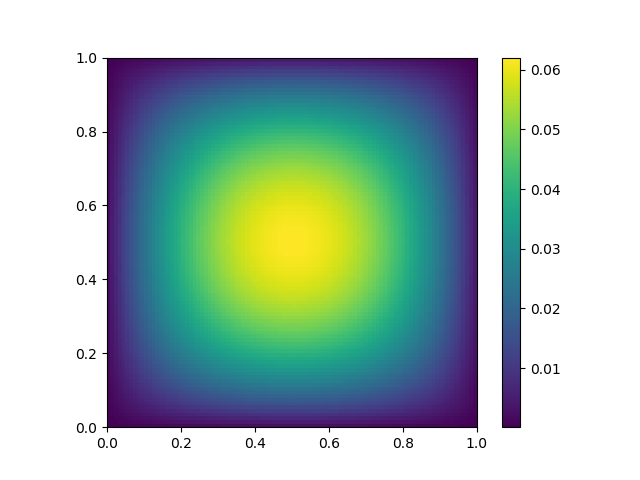

Write Python code to recreate this figure.
import math
import numpy as np
import matplotlib.pyplot as plt
from mpl_toolkits.mplot3d import Axes3D

class SOR:
	def __init__(self, A, x, b, omega, error, iters):
		self.A = A # 不変
		self.x = x # 更新値
		self.b = b # 不変
		self.omega = omega # 不変
		self.error = error
		self.iters = iters

	def step(self):
		for i in range(self.x.shape[0]):
			if i == 0:
				self.x[i] = self.x[i] + self.omega * (self.b[i] - np.dot(self.A[i, :], self.x[:])) / self.A[i, i]
			else:
				self.x[i] = self.x[i] + self.omega * (self.b[i] - np.dot(self.A[i, :i], self.x[:i]) - np.dot(self.A[i, i:], self.x[i:])) / self.A[i, i]

	def __call__(self):
		for k in range(self.iters):
			if np.argmax(np.abs(self.b)) >= self.error:
				self.step()
			else:
				break
		return self.x

class Poisson:
	def __init__(self, size, num, f, u):
		self.size = size
		self.num = num - 1 # 内部の点の個数
		self.cells = self.num * self.num
		self.h = size / num
		self.range = np.linspace(0, size, self.num)
		self.f = f
		self.u = u

	def calc_b(self):
		b = np.zeros((self.num, self.num))
		for i, x in enumerate(self.range):
			for j, y in enumerate(self.range):
				b[i, j] = self.f(x, y)
		return b

	def calc_u(self):
		u = np.zeros((self.num, self.num))
		for i, x in enumerate(self.range):
			for j, y in enumerate(self.range):
				u[i, j] = self.u(x, y)
		return u

	def diffsum(self, result, u):
		return np.sum(abs(result - u))

	def diffmap(self, result, u):
		return result - u

	def plot(self, values, name):
		plt.pcolor(self.range, self.range, values)
		plt.gca().set_aspect('equal', adjustable='box')
		plt.colorbar()
		plt.savefig("%s.png" %(name))
		plt.clf()

	def plot3d(self, values, name):
		x_range, y_range = np.meshgrid(self.range, self.range)  # 上述のサンプリング点(x,y)を使ったメッシュ生成
		fig = plt.figure() #プロット領域の作成
		ax = fig.gca(projection='3d') #プロット中の軸の取得。gca は"Get Current Axes" の略。
		ax.plot_wireframe(x_range, y_range, values, color='blue',linewidth=0.3)
		#ax.plot_surface(x_range, y_range, result, rstride=1, cstride=1, cmap='hsv', linewidth=0.3)
		plt.savefig("%s3d.png" %(name))
		plt.clf()
		
	def __call__(self):
		I = np.eye(self.num)
		O = np.ones((self.num, self.num))
		U = np.triu(O, k = 1) - np.triu(O, k = 2)
		L = np.triu(O, k = -1) - np.triu(O, k = 0)
		B = U + L
		A = - 4 * np.kron(I, I) + np.kron(B, I) + np.kron(I, B)
		print(self.h)
		print(A.shape)
		x = np.zeros(self.cells)
		print(x.shape)
		b = np.reshape(self.calc_b(), self.cells)
		print(b.shape)
		result = SOR(A / self.h ** 2, x, b, 1.95, 0.00000000001, 300)() # ここのxは端っこは含まれていない
		result = np.reshape(result, (self.num, self.num))
		print("diff = ", self.diffsum(result, self.calc_u()))
		diff = self.diffmap(result, self.calc_u())
		
		self.plot(result, "poisson")
		self.plot(diff, "diff")
		self.plot3d(result, "poisson")
		self.plot3d(diff, "diff")
		
def f(x, y):
	return 2 * (x * (x - 1) + y * (y - 1))

def u(x, y):
	return x * (x - 1) * y * (y - 1)

if __name__ == "__main__":
	size, num = 1, 101
	result = Poisson(size, num, f, u)()
